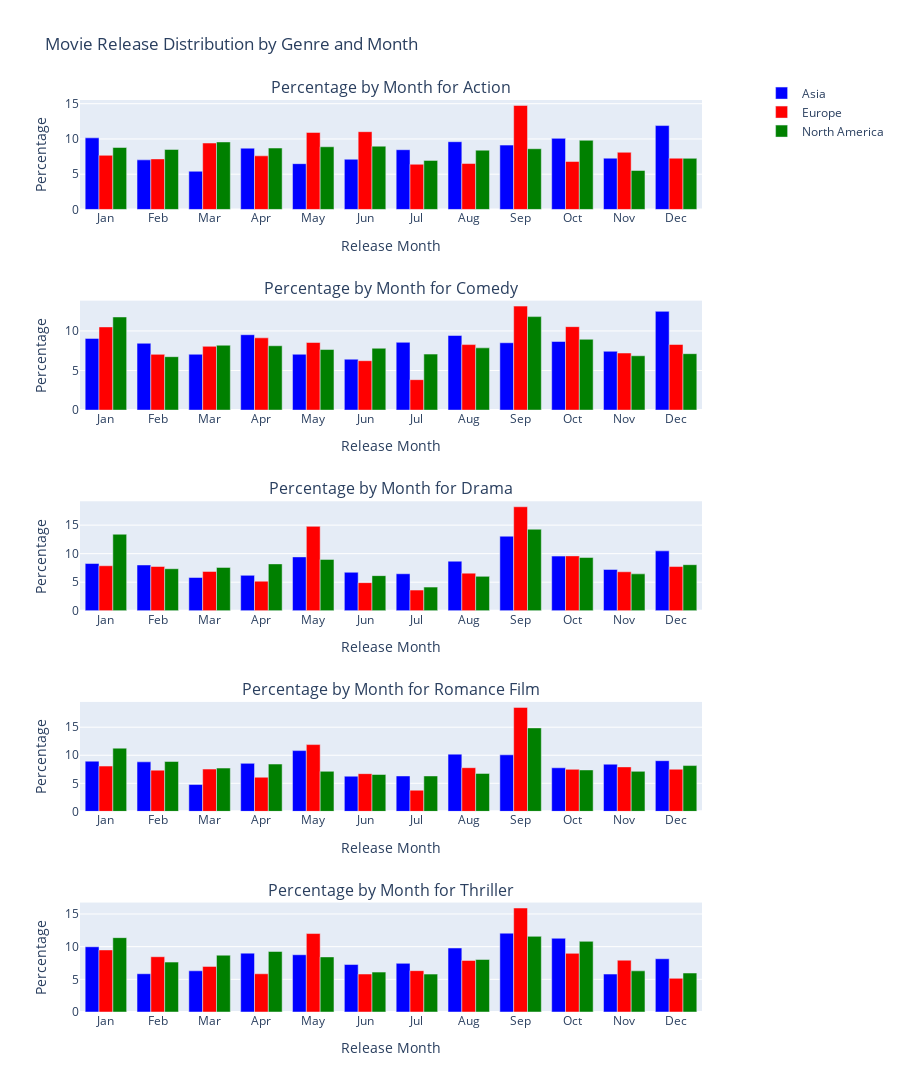

Notebook code cell kept with this figure:
### Code cell
fig = plot_genre_month_percentage(df_year)
fig.show()

### Figure 1 — Plotly figure (JSON) as saved in the notebook; plotly's stock layout.template omitted (floating-point values rounded to 4 significant figures)
{"data": [{"marker": {"color": "blue"}, "name": "Asia", "showlegend": true, "type": "bar", "x": ["Jan", "Feb", "Mar", "Apr", "May", "Jun", "Jul", "Aug", "Sep", "Oct", "Nov", "Dec"], "xaxis": "x", "y": [10.15, 7.033, 5.413, 8.69, 6.495, 7.121, 8.472, 9.607, 9.125, 10.08, 7.272, 11.9], "yaxis": "y"}, {"marker": {"color": "red"}, "name": "Europe", "showlegend": true, "type": "bar", "x": ["Jan", "Feb", "Mar", "Apr", "May", "Jun", "Jul", "Aug", "Sep", "Oct", "Nov", "Dec"], "xaxis": "x", "y": [7.677, 7.166, 9.42, 7.604, 10.92, 11.03, 6.408, 6.512, 14.75, 6.796, 8.107, 7.268], "yaxis": "y"}, {"marker": {"color": "green"}, "name": "North America", "showlegend": true, "type": "bar", "x": ["Jan", "Feb", "Mar", "Apr", "May", "Jun", "Jul", "Aug", "Sep", "Oct", "Nov", "Dec"], "xaxis": "x", "y": [8.785, 8.506, 9.575, 8.709, 8.89, 8.974, 6.958, 8.408, 8.611, 9.807, 5.525, 7.25], "yaxis": "y"}, {"marker": {"color": "blue"}, "name": "Asia", "showlegend": false, "type": "bar", "x": ["Jan", "Feb", "Mar", "Apr", "May", "Jun", "Jul", "Aug", "Sep", "Oct", "Nov", "Dec"], "xaxis": "x2", "y": [9.062, 8.444, 7.055, 9.526, 7.055, 6.432, 8.565, 9.426, 8.511, 8.668, 7.431, 12.48], "yaxis": "y2"}, {"marker": {"color": "red"}, "name": "Europe", "showlegend": false, "type": "bar", "x": ["Jan", "Feb", "Mar", "Apr", "May", "Jun", "Jul", "Aug", "Sep", "Oct", "Nov", "Dec"], "xaxis": "x2", "y": [10.51, 7.043, 8.057, 9.131, 8.542, 6.24, 3.845, 8.278, 13.14, 10.54, 7.21, 8.287], "yaxis": "y2"}, {"marker": {"color": "green"}, "name": "North America", "showlegend": false, "type": "bar", "x": ["Jan", "Feb", "Mar", "Apr", "May", "Jun", "Jul", "Aug", "Sep", "Oct", "Nov", "Dec"], "xaxis": "x2", "y": [11.77, 6.749, 8.197, 8.13, 7.652, 7.814, 7.076, 7.865, 11.81, 8.946, 6.863, 7.129], "yaxis": "y2"}, {"marker": {"color": "blue"}, "name": "Asia", "showlegend": false, "type": "bar", "x": ["Jan", "Feb", "Mar", "Apr", "May", "Jun", "Jul", "Aug", "Sep", "Oct", "Nov", "Dec"], "xaxis": "x3", "y": [8.272, 8.016, 5.824, 6.202, 9.431, 6.739, 6.477, 8.681, 13.06, 9.573, 7.235, 10.49], "yaxis": "y3"}, {"marker": {"color": "red"}, "name": "Europe", "showlegend": false, "type": "bar", "x": ["Jan", "Feb", "Mar", "Apr", "May", "Jun", "Jul", "Aug", "Sep", "Oct", "Nov", "Dec"], "xaxis": "x3", "y": [7.879, 7.748, 6.886, 5.176, 14.78, 4.922, 3.618, 6.588, 18.22, 9.61, 6.824, 7.743], "yaxis": "y3"}, {"marker": {"color": "green"}, "name": "North America", "showlegend": false, "type": "bar", "x": ["Jan", "Feb", "Mar", "Apr", "May", "Jun", "Jul", "Aug", "Sep", "Oct", "Nov", "Dec"], "xaxis": "x3", "y": [13.41, 7.358, 7.592, 8.209, 8.995, 6.149, 4.136, 6.022, 14.28, 9.324, 6.46, 8.068], "yaxis": "y3"}, {"marker": {"color": "blue"}, "name": "Asia", "showlegend": false, "type": "bar", "x": ["Jan", "Feb", "Mar", "Apr", "May", "Jun", "Jul", "Aug", "Sep", "Oct", "Nov", "Dec"], "xaxis": "x4", "y": [8.948, 8.827, 4.784, 8.555, 10.83, 6.268, 6.309, 10.2, 10.08, 7.766, 8.407, 9.03], "yaxis": "y4"}, {"marker": {"color": "red"}, "name": "Europe", "showlegend": false, "type": "bar", "x": ["Jan", "Feb", "Mar", "Apr", "May", "Jun", "Jul", "Aug", "Sep", "Oct", "Nov", "Dec"], "xaxis": "x4", "y": [8.072, 7.349, 7.535, 6.083, 11.9, 6.721, 3.77, 7.781, 18.53, 7.493, 7.927, 7.51], "yaxis": "y4"}, {"marker": {"color": "green"}, "name": "North America", "showlegend": false, "type": "bar", "x": ["Jan", "Feb", "Mar", "Apr", "May", "Jun", "Jul", "Aug", "Sep", "Oct", "Nov", "Dec"], "xaxis": "x4", "y": [11.26, 8.892, 7.716, 8.432, 7.136, 6.569, 6.31, 6.763, 14.88, 7.385, 7.129, 8.162], "yaxis": "y4"}, {"marker": {"color": "blue"}, "name": "Asia", "showlegend": false, "type": "bar", "x": ["Jan", "Feb", "Mar", "Apr", "May", "Jun", "Jul", "Aug", "Sep", "Oct", "Nov", "Dec"], "xaxis": "x5", "y": [9.983, 5.856, 6.305, 9.009, 8.763, 7.266, 7.446, 9.794, 12.06, 11.28, 5.805, 8.15], "yaxis": "y5"}, {"marker": {"color": "red"}, "name": "Europe", "showlegend": false, "type": "bar", "x": ["Jan", "Feb", "Mar", "Apr", "May", "Jun", "Jul", "Aug", "Sep", "Oct", "Nov", "Dec"], "xaxis": "x5", "y": [9.499, 8.459, 6.979, 5.849, 12.01, 5.813, 6.327, 7.891, 15.91, 8.975, 7.928, 5.152], "yaxis": "y5"}, {"marker": {"color": "green"}, "name": "North America", "showlegend": false, "type": "bar", "x": ["Jan", "Feb", "Mar", "Apr", "May", "Jun", "Jul", "Aug", "Sep", "Oct", "Nov", "Dec"], "xaxis": "x5", "y": [11.38, 7.637, 8.696, 9.26, 8.431, 6.106, 5.798, 8.038, 11.58, 10.81, 6.298, 5.965], "yaxis": "y5"}], "layout": {"annotations": [{"font": {"size": 16}, "showarrow": false, "text": "Percentage by Month for Action", "x": 0.5, "xanchor": "center", "xref": "paper", "y": 1, "yanchor": "bottom", "yref": "paper"}, {"font": {"size": 16}, "showarrow": false, "text": "Percentage by Month for Comedy", "x": 0.5, "xanchor": "center", "xref": "paper", "y": 0.78, "yanchor": "bottom", "yref": "paper"}, {"font": {"size": 16}, "showarrow": false, "text": "Percentage by Month for Drama", "x": 0.5, "xanchor": "center", "xref": "paper", "y": 0.56, "yanchor": "bottom", "yref": "paper"}, {"font": {"size": 16}, "showarrow": false, "text": "Percentage by Month for Romance Film", "x": 0.5, "xanchor": "center", "xref": "paper", "y": 0.34, "yanchor": "bottom", "yref": "paper"}, {"font": {"size": 16}, "showarrow": false, "text": "Percentage by Month for Thriller", "x": 0.5, "xanchor": "center", "xref": "paper", "y": 0.12, "yanchor": "bottom", "yref": "paper"}], "barmode": "group", "height": 1500, "legend": {"orientation": "v", "x": 1.3, "xanchor": "right", "y": 0.95, "yanchor": "bottom"}, "title": {"text": "Movie Release Distribution by Genre and Month"}, "xaxis": {"anchor": "y", "domain": [0, 1], "title": {"text": "Release Month"}}, "xaxis2": {"anchor": "y2", "domain": [0, 1], "title": {"text": "Release Month"}}, "xaxis3": {"anchor": "y3", "domain": [0, 1], "title": {"text": "Release Month"}}, "xaxis4": {"anchor": "y4", "domain": [0, 1], "title": {"text": "Release Month"}}, "xaxis5": {"anchor": "y5", "domain": [0, 1], "title": {"text": "Release Month"}}, "yaxis": {"anchor": "x", "domain": [0.88, 1], "title": {"text": "Percentage"}}, "yaxis2": {"anchor": "x2", "domain": [0.66, 0.78], "title": {"text": "Percentage"}}, "yaxis3": {"anchor": "x3", "domain": [0.44, 0.56], "title": {"text": "Percentage"}}, "yaxis4": {"anchor": "x4", "domain": [0.22, 0.34], "title": {"text": "Percentage"}}, "yaxis5": {"anchor": "x5", "domain": [0, 0.12], "title": {"text": "Percentage"}}}}
